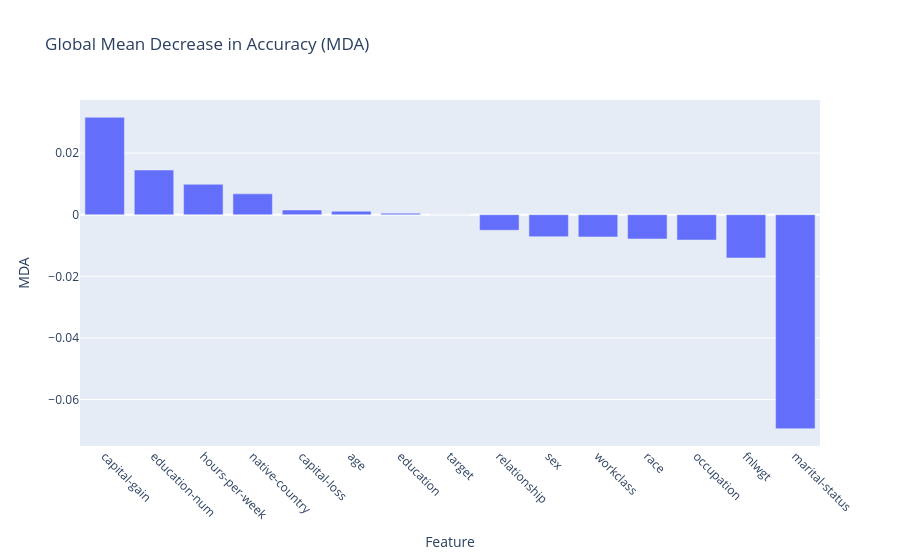

Here is the notebook cell this chart was saved with:
### Markdown cell above
## Step 1: Inspect Feature Importance (Global)

Feature importance information provides insight into the features which are primary drivers for each prediction. This is important to understand in the context of AI bias and discrimination (ex. Sensitive attribute being the primary contribution to a prediction). 

This information is available at the global level (overall model), but can also be computed at the local level (regional model for each case).

### Code cell
robust_accuracy_contributions = t.react_aggregate(
    feature_influences_action_feature=action_features[0],
    details = {"feature_robust_accuracy_contributions": True}
)['feature_robust_accuracy_contributions']
plot_feature_importances(robust_accuracy_contributions.T, title="Global Mean Decrease in Accuracy (MDA)", yaxis_title="MDA")

### Figure 1 — Plotly figure (JSON) as saved in the notebook; plotly's stock layout.template omitted (floating-point values rounded to 4 significant figures)
{"data": [{"type": "bar", "x": ["capital-gain", "education-num", "hours-per-week", "native-country", "capital-loss", "age", "education", "target", "relationship", "sex", "workclass", "race", "occupation", "fnlwgt", "marital-status"], "y": [0.03164, 0.01452, 0.009887, 0.006777, 0.001528, 0.001135, 0.0004997, 0.0, -0.005056, -0.007125, -0.007205, -0.007873, -0.008229, -0.01404, -0.06949]}], "layout": {"title": {"text": "Global Mean Decrease in Accuracy (MDA)"}, "xaxis": {"anchor": "y", "domain": [0, 1], "tickangle": 45, "title": {"text": "Feature"}}, "yaxis": {"anchor": "x", "domain": [0, 1], "title": {"text": "MDA"}}}}
